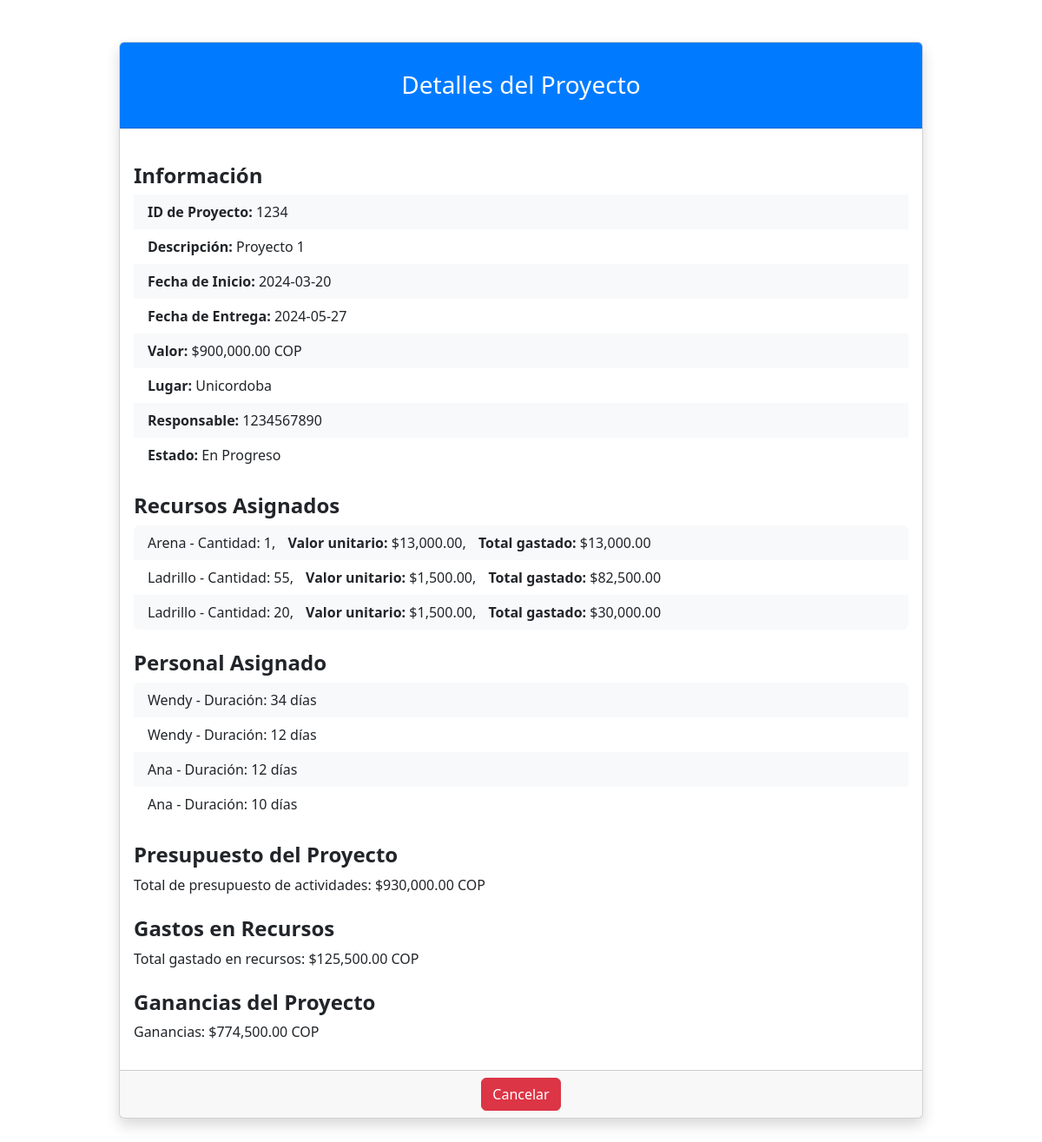
Page /views/ProjectDetails.php?id=1234 (signed in) on the committed database.
### tables this page shows
CREATE TABLE `proyectos` (
  `id_proyecto` int(11) NOT NULL,
  `descripcion` text DEFAULT NULL,
  `fecha_inicio` date DEFAULT NULL,
  `fecha_entrega` date DEFAULT NULL,
  `valor` decimal(10,0) DEFAULT NULL,
  `lugar` text DEFAULT NULL,
  `responsable` int(11) DEFAULT NULL,
  `estado` text DEFAULT NULL
);

### views/ProjectDetails.php (the view, shortened to what this page needs)
<!DOCTYPE html>
<html lang="es">
<head>
    <link href="https://cdn.jsdelivr.net/npm/bootstrap@5.3.2/dist/css/bootstrap.min.css" rel="stylesheet">
</head>
<body>
    <div class="container my-5">
        <div class="row justify-content-center">
            <div class="col-lg-10">
                <div class="card shadow">
                    <div class="card-header">
                        <h3 class="text-center font-weight-light my-4">Detalles del Proyecto</h3>
                    </div>
                    <div class="card-body">
                        <?php
                        require_once '../db_conexion.php';
                        $idProyecto = $_GET['id'];
                        try {
                            echo "<h4 class='mt-4 fw-bold'>Información</h4>";
                            $stmt = $pdo->prepare("SELECT * FROM proyectos WHERE id_proyecto = ?");
                            $stmt->execute([$idProyecto]);
                            $proyecto = $stmt->fetch(PDO::FETCH_ASSOC);
                            if (!$proyecto) {
                                echo "<p class='text-center'>Proyecto no encontrado.</p>";
                            } else {
                                echo "<ul class='list-group list-group-flush'>";
                                echo "<li class='list-group-item'><span class='detail-title'>ID de Proyecto:</span> " . htmlspecialchars($proyecto['id_proyecto']) . "</li>";
                                echo "<li class='list-group-item'><span class='detail-title'>Descripción:</span> " . htmlspecialchars($proyecto['descripcion']) . "</li>";
                                echo "<li class='list-group-item'><span class='detail-title'>Fecha de Inicio:</span> " . htmlspecialchars($proyecto['fecha_inicio']) . "</li>";
                                echo "<li class='list-group-item'><span class='detail-title'>Fecha de Entrega:</span> " . htmlspecialchars($proyecto['fecha_entrega']) . "</li>";
                                echo "<li class='list-group-item'><span class='detail-title'>Valor:</span> $" . number_format($proyecto['valor'], 2) . " COP</li>";
                                echo "<li class='list-group-item'><span class='detail-title'>Lugar:</span> " . htmlspecialchars($proyecto['lugar']) . "</li>";
                                echo "<li class='list-group-item'><span class='detail-title'>Responsable:</span> " . htmlspecialchars($proyecto['responsable']) . "</li>";
                                echo "<li class='list-group-item'><span class='detail-title'>Estado:</span> " . htmlspecialchars($proyecto['estado']) . "</li>";
                                echo "</ul>";
                                echo "<h4 class='mt-4 fw-bold'>Recursos Asignados</h4>";
                                $queryRecursos = "SELECT r.nombre, ar.cantidad, r.valor, (r.valor * ar.cantidad) AS total_costo FROM recursos r JOIN (SELECT id_recurso, cantidad FROM ActividadxRecurso WHERE id_actividad IN (SELECT id_actividad FROM actividades WHERE id_proyecto = ?) UNION ALL SELECT id_recurso, cantidad FROM TareaxRecurso WHERE id_tarea IN (SELECT id_tarea FROM tareas WHERE id_actividad IN (SELECT id_actividad FROM actividades WHERE id_proyecto = ?))) ar ON r.id_recurso = ar.id_recurso";
                                $stmtRecursos = $pdo->prepare($queryRecursos);
                                $stmtRecursos->execute([$idProyecto, $idProyecto]);
                                $recursos = $stmtRecursos->fetchAll(PDO::FETCH_ASSOC);
                                if ($recursos) {
                                    echo "<ul class='list-group'>";
                                    foreach ($recursos as $recurso) {
                                        echo "<li class='list-group-item'>" . htmlspecialchars($recurso['nombre']) . " - Cantidad: " . htmlspecialchars($recurso['cantidad']) . ", <span style='margin-left: 10px;'><strong>Valor unitario:</strong> $" . number_format($recurso['valor'], 2) . "</span>, <span style='margin-left: 10px;'><strong>Total gastado:</strong> $" . number_format($recurso['total_costo'], 2) . "</span></li>";
                                    }
                                    echo "</ul>";
                                } else {
                                    echo "<p>No hay recursos asignados.</p>";
                                }
                                echo "<h4 class='mt-4 fw-bold'>Personal Asignado</h4>";
                                $queryPersonal = "SELECT p.nombre, ap.duracion FROM personas p JOIN (SELECT id_persona, duracion FROM ActividadxPersona WHERE id_actividad IN (SELECT id_actividad FROM actividades WHERE id_proyecto = ?) UNION ALL SELECT id_persona, duracion FROM TareaxPersona WHERE id_tarea IN (SELECT id_tarea FROM tareas WHERE id_actividad IN (SELECT id_actividad FROM actividades WHERE id_proyecto = ?))) ap ON p.id_persona = ap.id_persona";
                                $stmtPersonal = $pdo->prepare($queryPersonal);
                                $stmtPersonal->execute([$idProyecto, $idProyecto]);
                                $personal = $stmtPersonal->fetchAll(PDO::FETCH_ASSOC);
                                if ($personal) {
                                    echo "<ul class='list-group'>";
                                    foreach ($personal as $persona) {
                                        echo "<li class='list-group-item'>" . htmlspecialchars($persona['nombre']) . " - Duración: " . htmlspecialchars($persona['duracion']) . " días</li>";
                                    }
                                    echo "</ul>";
                                } else {
                                    echo "<p>No hay personal asignado.</p>";
                                }
                                $stmtPresupuesto = $pdo->prepare("SELECT SUM(presupuesto) AS presupuesto_total FROM actividades WHERE id_proyecto = ?");
                                $stmtPresupuesto->execute([$idProyecto]);
                                $presupuesto = $stmtPresupuesto->fetch(PDO::FETCH_ASSOC);
                                $presupuestoTotal = $presupuesto['presupuesto_total'];
                                echo "<h4 class='mt-4 fw-bold'>Presupuesto del Proyecto</h4>";
                                echo "<p>Total de presupuesto de actividades: $" . number_format($presupuestoTotal, 2) . " COP</p>";
                                $queryGastos = "SELECT SUM(r.valor * ar.cantidad) AS total_gastado FROM recursos r JOIN (SELECT id_recurso, cantidad FROM ActividadxRecurso WHERE id_actividad IN (SELECT id_actividad FROM actividades WHERE id_proyecto = ?) UNION ALL SELECT id_recurso, cantidad FROM TareaxRecurso WHERE id_tarea IN (SELECT id_tarea FROM tareas WHERE id_actividad IN (SELECT id_actividad FROM actividades WHERE id_proyecto = ?))) ar ON r.id_recurso = ar.id_recurso";
                                $stmtGastos = $pdo->prepare($queryGastos);
                                $stmtGastos->execute([$idProyecto, $idProyecto]);
                                $gastos = $stmtGastos->fetch(PDO::FETCH_ASSOC);
                                $totalGastado = $gastos['total_gastado'];
                                echo "<h4 class='mt-4 fw-bold'>Gastos en Recursos</h4>";
                                echo "<p>Total gastado en recursos: $" . number_format($totalGastado, 2) . " COP</p>";
                                $ganancias = $proyecto['valor'] - $totalGastado;
                                echo "<h4 class='mt-4 fw-bold'>Ganancias del Proyecto</h4>";
                                echo "<p>Ganancias: $" . number_format($ganancias, 2)  .  " COP</p>";
                            }
                        } catch (PDOException $e) {
                            echo "<p class='text-center'>ERROR: " . $e->getMessage() . "</p>";
                        }
                        ?>
                    </div>
                    <div class="card-footer text-center">
                        <a class="btn btn-danger" href="../views/dashboardProject.php">Cancelar</a>
                    </div>
                </div>
            </div>
        </div>
    </div>
</body>
</html>

### views/ProjectDetails.php (style rules this page uses)
.card-header { background-color: #007bff; color: white; }
.list-group-item { border: none; }
.list-group-item:nth-of-type(odd) { background-color: #f8f9fa; }
.detail-title { font-weight: bold; }

### rows in the picture
proyectos: id_proyecto "1234", descripcion "Proyecto 1", fecha_inicio "2024-03-20", fecha_entrega "2024-05-27", valor "900,000.00", lugar "Unicordoba", responsable "1234567890", estado "En Progreso"

### other values in the picture
$recurso['nombre'] "Arena"
$recurso['cantidad'] "1"
$recurso['valor'] "13,000.00"
$recurso['total_costo'] "13,000.00"
$recurso['nombre'] "Ladrillo"
$recurso['cantidad'] "55"
$recurso['valor'] "1,500.00"
$recurso['total_costo'] "82,500.00"
$recurso['cantidad'] "20"
$recurso['total_costo'] "30,000.00"
$persona['nombre'] "Wendy"
$persona['duracion'] "34"
$persona['duracion'] "12"
$persona['nombre'] "Ana"
$persona['duracion'] "10"
